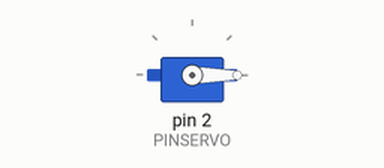
Simulated run of this sketch. Board: Arduino Uno, built with avr-gcc and run on an emulated ATmega328P. Parts: servo.

Above: at 0.05 s.
At 10.0 s:
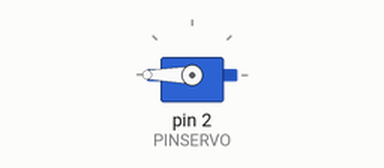
Timing chart, 0 to 13.0 s (numbered marks = the images above):
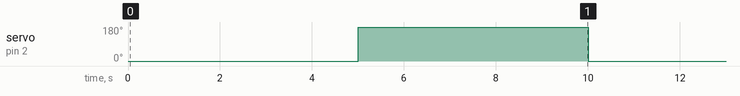

The sketch:

sketch.ino
```cpp
#include <Servo.h>

Servo servo1;

int PINSERVO = 2; //SENAL SERVO
int PULSOMIN= 550; //0 grados -- aca es  micro segundos
int PULSOMAX = 2450; //180 gados

// tenemos que ir provando hasta alcanzar los puntos minimo y maximo del servo modificnado min y max ahata llegar a 180
//podemos empezar de MIN=(1000)< y MAX=(200)>

//en este caso es 550 y 1250


void setup() {
  servo1.attach(PINSERVO, PULSOMIN, PULSOMAX );
}

void loop() {
  servo1.write(0);
  delay(5000);
  servo1.write(180);
  delay(5000);
}
```

Measured:
- by itself, servo on pin 2 (PINSERVO): alternates 180° for 5.0 s and 0° for 5.0 s
